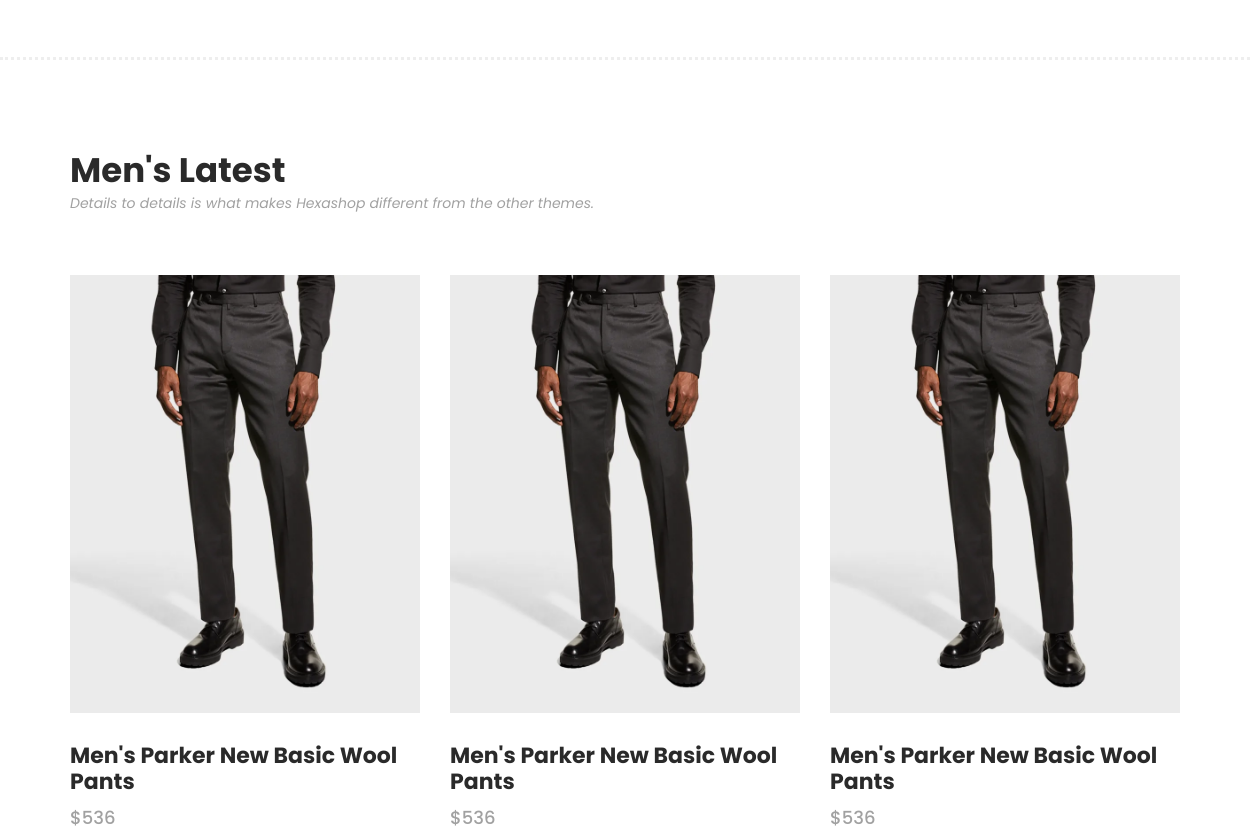
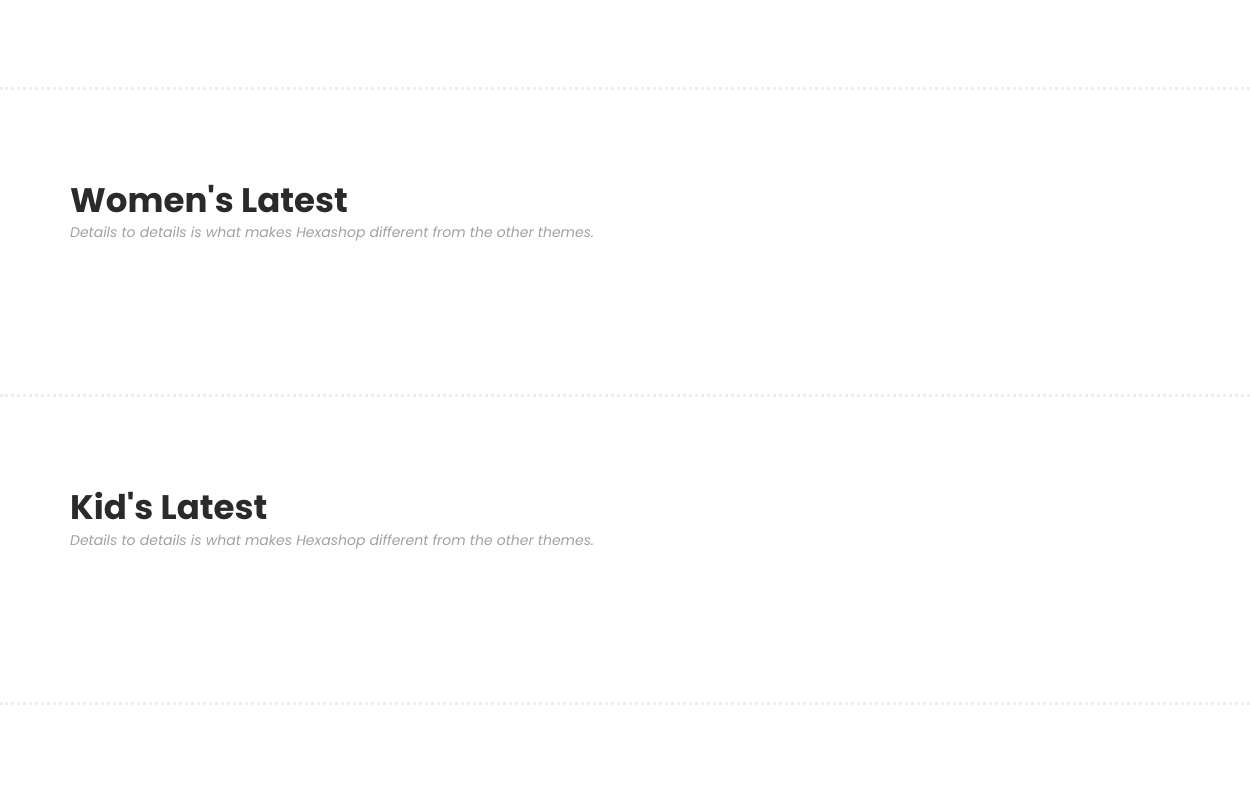
Before: / (middle part) with the older database file (2 pictures, top to bottom).
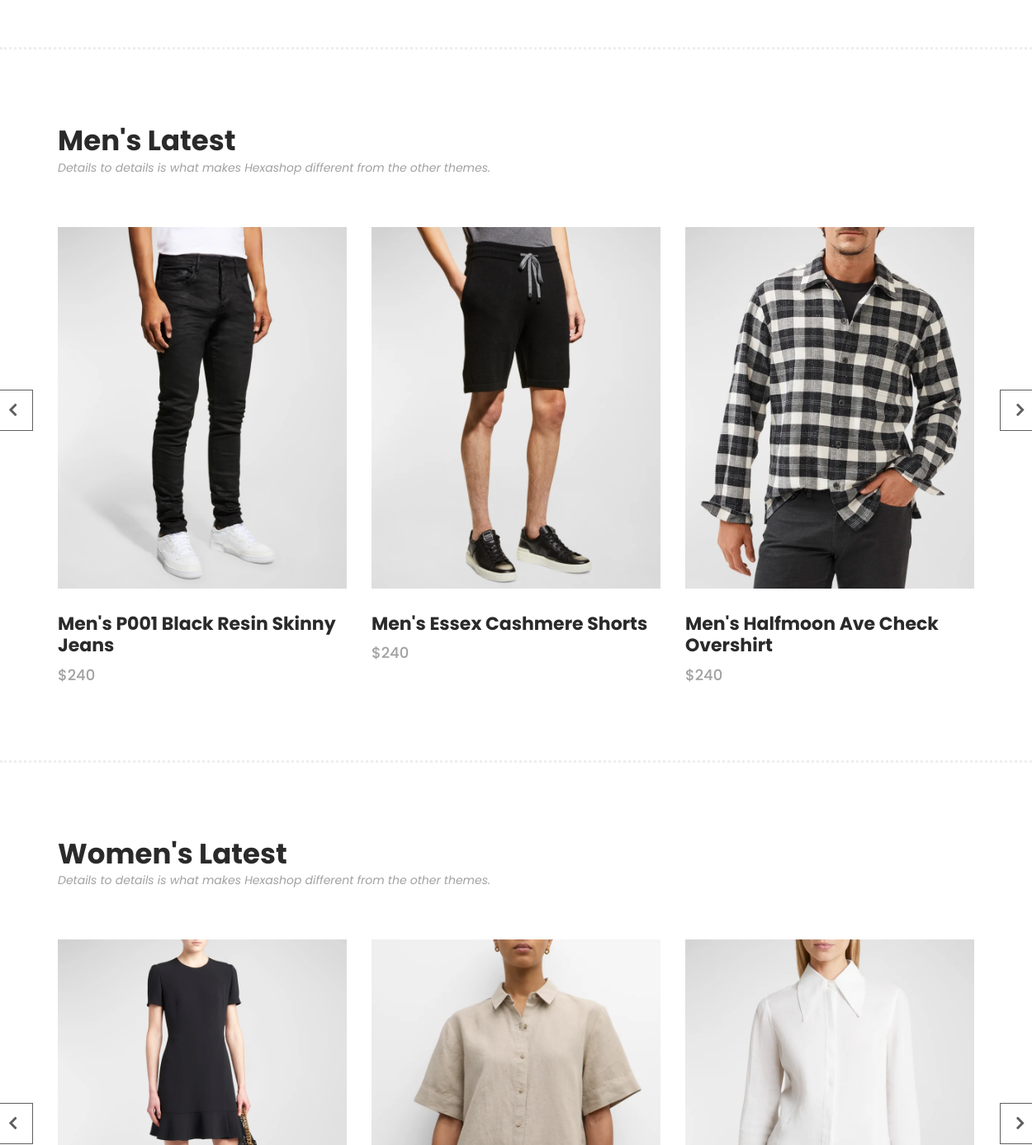
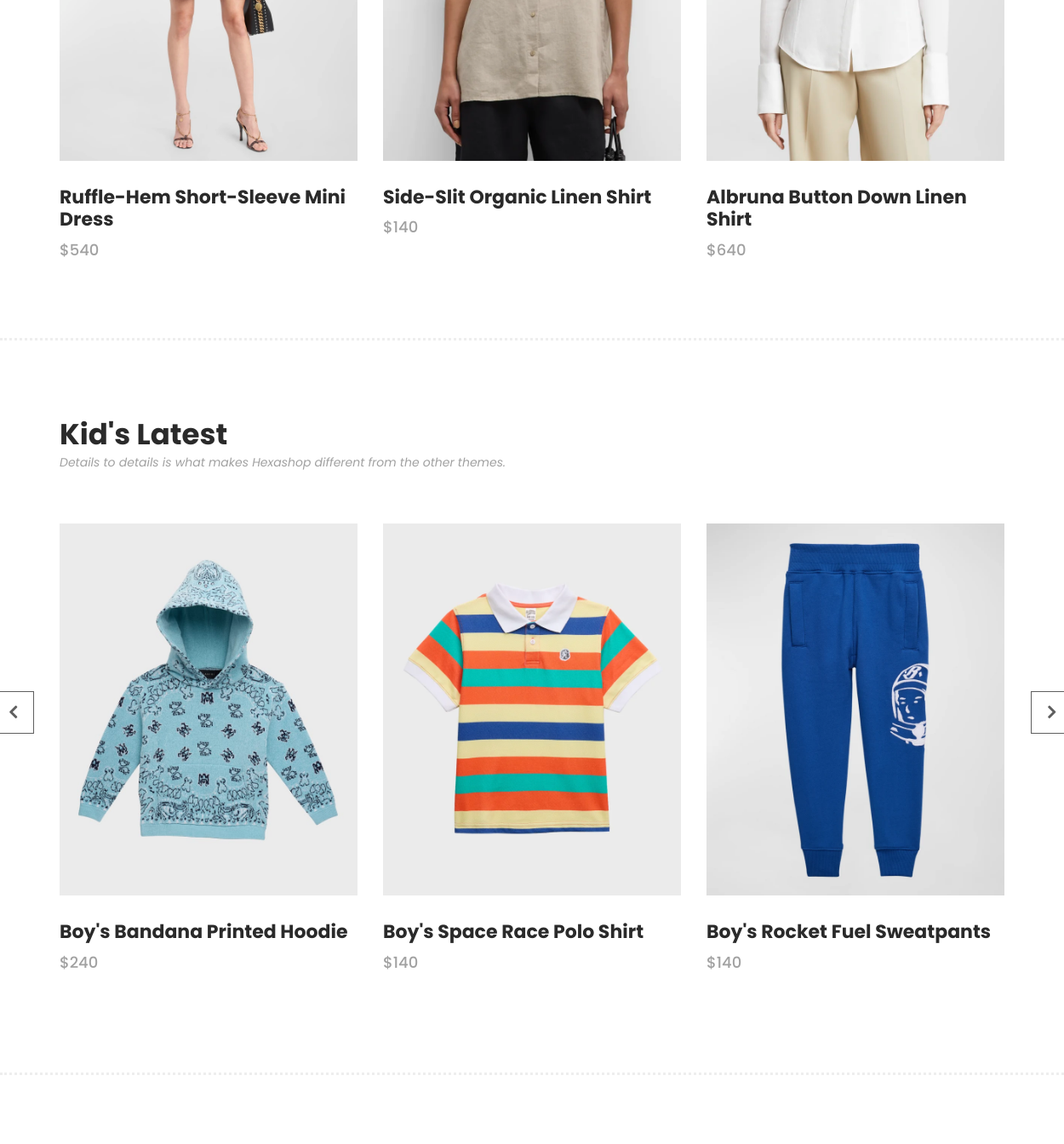
After: the same page with the newer database file (2 pictures, top to bottom).
### shopapp/models.py (models this page shows, shortened)
class Product(models.Model):
    name = models.CharField(max_length=255)
    description = models.TextField()
    thumb = models.ImageField(upload_to='thumbs/')
    images = models.ManyToManyField('ProductImage')
    brand = models.ForeignKey('Brand', on_delete=models.CASCADE)
    category = models.ForeignKey('Category', on_delete=models.CASCADE)
    gender = models.ForeignKey('Gender', on_delete=models.CASCADE)
    price = models.PositiveIntegerField(default=0)
    order_counter = models.PositiveIntegerField(default=0)
    class Meta:
        verbose_name = 'Product'
        verbose_name_plural = 'Products'

### shopapp/views.py (the view)
# urls.py: path('', homeView, name='home_url'),
def homeView(request):
    links = [
        {'name': 'home', 'url': 'home_url', 'active': 'active'},
        {'name': 'men', 'url': 'men_url', 'active': ''},
        {'name': 'women', 'url': 'women_url', 'active': ''},
        {'name': 'kid', 'url': 'kid_url', 'active': ''},
        {'name': 'accessories', 'url': 'accessories_url', 'active': ''},
        {'name': 'about', 'url': 'about_url', 'active': ''},
        {'name': 'contact us', 'url': 'contact_url', 'active': ''},
    ]
    if request.user.is_authenticated:
        links.append({'name': 'profile', 'url': 'profile_url', 'active': ''})
        links.append({'name': 'logout', 'url': 'logout_url', 'active': ''})
    else:
        links.append({'name': 'login', 'url': 'login_url', 'active': ''})
    context = {
        'links': links
    }
    try:
        mens = Product.objects.filter(gender=Gender.objects.get(name='Men')).order_by('-id')[:10]
        for elem in mens:
            print(elem.id)
        womens = Product.objects.filter(gender=Gender.objects.get(name='Women')).order_by('-id')[:10]
        kids = Product.objects.filter(gender=Gender.objects.get(name='Kid')).order_by('-id')[:10]
        context.update({'mens': mens})
        context.update({'womens': womens})
        context.update({'kids': kids})
        return render(request, template_name='index.html', context=context)
    except ObjectDoesNotExist:
        return render(request, template_name='index.html', context=context)

### templates/index.html (shortened to what the changed rows need)
{% extends 'base.html' %}
{% load static %}
{% block content %}
    <section class="section" id="men">
        <div class="container">
            <div class="row">
                <div class="col-lg-6">
                    <div class="section-heading">
                        <h2>Men's Latest</h2>
                    </div>
                </div>
            </div>
        </div>
        <div class="container">
            <div class="row">
                <div class="col-lg-12">
                    <div class="men-item-carousel">
                        <div class="owl-men-item owl-carousel">
                            {% for product in mens %}
                                <div class="item">
                                    <div class="thumb">
                                        <img src="{{ product.thumb.url }}" alt="">
                                    </div>
                                    <div class="down-content">
                                        <h4>{{ product.name }}</h4>
                                        <span>${{ product.price }}</span>
                                    </div>
                                </div>
                            {% endfor %}
                        </div>
                    </div>
                </div>
            </div>
        </div>
    </section>
    <section class="section" id="women">
        <div class="container">
            <div class="row">
                <div class="col-lg-6">
                    <div class="section-heading">
                        <h2>Women's Latest</h2>
                    </div>
                </div>
            </div>
        </div>
        <div class="container">
            <div class="row">
                <div class="col-lg-12">
                    <div class="women-item-carousel">
                        <div class="owl-women-item owl-carousel">
                            {% for product in womens %}
                                <div class="item">
                                    <div class="thumb">
                                        <img src="{{ product.thumb.url }}" alt="">
                                    </div>
                                    <div class="down-content">
                                        <h4>{{ product.name }}</h4>
                                        <span>${{ product.price }}</span>
                                    </div>
                                </div>
                            {% endfor %}
                        </div>
                    </div>
                </div>
            </div>
        </div>
    </section>
    <section class="section" id="kids">
        <div class="container">
            <div class="row">
                <div class="col-lg-6">
                    <div class="section-heading">
                        <h2>Kid's Latest</h2>
                    </div>
                </div>
            </div>
        </div>
        <div class="container">
            <div class="row">
                <div class="col-lg-12">
                    <div class="kid-item-carousel">
                        <div class="owl-kid-item owl-carousel">
                            {% for product in kids %}
                                <div class="item">
                                    <div class="thumb">
                                        <img src="{{ product.thumb.url }}" alt="">
                                    </div>
                                    <div class="down-content">
                                        <h4>{{ product.name }}</h4>
                                        <span>${{ product.price }}</span>
                                    </div>
                                </div>
                            {% endfor %}
                        </div>
                    </div>
                </div>
            </div>
        </div>
    </section>
{% endblock content %}

Changed rows visible on the page:
no longer on this page (row unchanged): Product: thumb (picture), name "Men's Parker New Basic Wool Pants", price "536", shown under "Men's Latest"
added Product: thumb (picture), name "Men's P001 Black Resin Skinny Jeans", price "240", shown under "Men's Latest"
added Product: thumb (picture), name "Men's Essex Cashmere Shorts", price "240", shown under "Men's Latest"
added Product: thumb (picture), name "Men's Halfmoon Ave Check Overshirt", price "240", shown under "Men's Latest"
added Product: thumb (picture), name "Ruffle-Hem Short-Sleeve Mini Dress", price "540", shown under "Women's Latest"
added Product: thumb (picture), name "Side-Slit Organic Linen Shirt", price "140", shown under "Women's Latest"
added Product: thumb (picture), name "Albruna Button Down Linen Shirt", price "640", shown under "Women's Latest"
added Product: thumb (picture), name "Boy's Bandana Printed Hoodie", price "240", shown under "Kid's Latest"
added Product: thumb (picture), name "Boy's Space Race Polo Shirt", price "140", shown under "Kid's Latest"
added Product: thumb (picture), name "Boy's Rocket Fuel Sweatpants", price "140", shown under "Kid's Latest"
